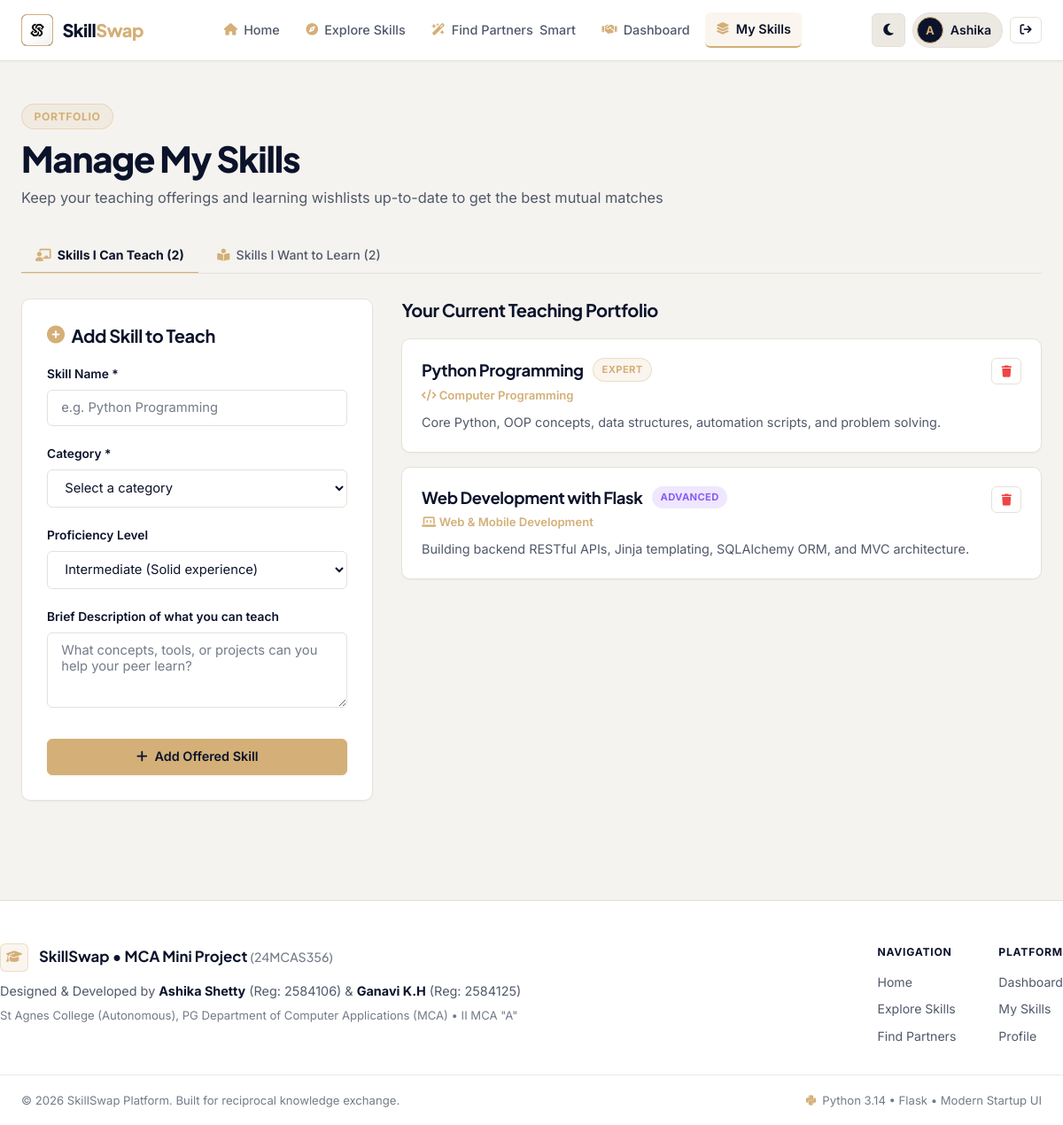
Page /skills/manage (signed in) on the committed database.
### models.py (models this page shows, shortened)
class User(db.Model):
    __tablename__ = 'users'
    id = db.Column(db.Integer, primary_key=True)
    full_name = db.Column(db.String(100), nullable=False)
    email = db.Column(db.String(120), unique=True, nullable=False, index=True)
    password_hash = db.Column(db.String(255), nullable=False)
    role = db.Column(db.String(20), default='user')  # 'user' or 'admin'
    bio = db.Column(db.Text, nullable=True)
    location = db.Column(db.String(150), default='St Agnes College, Mangaluru')
    avatar = db.Column(db.String(255), default='default_avatar.png')
    is_active = db.Column(db.Boolean, default=True)
    created_at = db.Column(db.DateTime, default=lambda: datetime.now(timezone.utc))
    skills_offered = db.relationship('SkillOffered', backref='user', lazy='dynamic', cascade='all, delete-orphan')
    skills_wanted = db.relationship('SkillWanted', backref='user', lazy='dynamic', cascade='all, delete-orphan')
    sent_requests = db.relationship(
        'SwapRequest',
        foreign_keys='SwapRequest.sender_id',
        backref='sender',
        lazy='dynamic',
        cascade='all, delete-orphan'
    )
    received_requests = db.relationship(
        'SwapRequest',
        foreign_keys='SwapRequest.receiver_id',
        backref='receiver',
        lazy='dynamic',
        cascade='all, delete-orphan'
    )
    sent_messages = db.relationship(
        'Message',
        foreign_keys='Message.sender_id',
        backref='sender',
        lazy='dynamic'
    )
    received_messages = db.relationship(
        'Message',
        foreign_keys='Message.receiver_id',
        backref='receiver',
        lazy='dynamic'
    )
    reviews_given = db.relationship(
        'Review',
        foreign_keys='Review.reviewer_id',
        backref='reviewer',
        lazy='dynamic'
    )
    reviews_received = db.relationship(
        'Review',
        foreign_keys='Review.reviewee_id',
        backref='reviewee',
        lazy='dynamic'
    )
    @property
    def is_admin(self):
        return self.role == 'admin'

class SkillOffered(db.Model):
    __tablename__ = 'skills_offered'
    id = db.Column(db.Integer, primary_key=True)
    user_id = db.Column(db.Integer, db.ForeignKey('users.id', ondelete='CASCADE'), nullable=False)
    category_id = db.Column(db.Integer, db.ForeignKey('categories.id'), nullable=False)
    skill_name = db.Column(db.String(100), nullable=False, index=True)
    proficiency = db.Column(db.String(30), default='Intermediate')  # Beginner, Intermediate, Advanced, Expert
    description = db.Column(db.Text, nullable=True)
    created_at = db.Column(db.DateTime, default=lambda: datetime.now(timezone.utc))

class Category(db.Model):
    __tablename__ = 'categories'
    id = db.Column(db.Integer, primary_key=True)
    name = db.Column(db.String(80), unique=True, nullable=False)
    icon = db.Column(db.String(50), default='fa-book')  # FontAwesome icon name
    description = db.Column(db.String(255), nullable=True)
    skills_offered = db.relationship('SkillOffered', backref='category', lazy='dynamic')
    skills_wanted = db.relationship('SkillWanted', backref='category', lazy='dynamic')

### routes/skills.py (the view)
@skills_bp.route('/manage', methods=['GET'])
@login_required
def manage_skills():
    categories = Category.query.order_by(Category.name).all()
    offered = g.user.skills_offered.all()
    wanted = g.user.skills_wanted.all()
    return render_template('manage_skills.html', categories=categories, offered=offered, wanted=wanted)

### routes/auth.py (called while the page is built)
def login_required(view):
    @functools.wraps(view)
    def wrapped_view(**kwargs):
        if 'user_id' not in session:
            flash('Please log in to access this page.', 'warning')
            return redirect(url_for('auth.login', next=request.url))
        return view(**kwargs)
    return wrapped_view

@auth_bp.before_app_request
def load_logged_in_user():
    user_id = session.get('user_id')
    if user_id is None:
        g.user = None
    else:
        g.user = db.session.get(User, user_id)
        if g.user and not g.user.is_active:
            session.clear()
            g.user = None
            flash('Your account has been deactivated. Please contact administrator.', 'danger')

### templates/manage_skills.html (shortened to what this page needs)
{% extends 'base.html' %}
{% block content %}
<div style="margin-bottom: 3.5rem;">
  <div style="margin-bottom: 2rem;">
    <div class="section-pill" style="margin-bottom: 0.5rem;">Portfolio</div>
    <h1 style="font-size: 2.5rem; font-weight: 800; letter-spacing: -0.03em;">Manage My Skills</h1>
    <p style="color: var(--body-text); font-size: 1.02rem; margin-top: 0.35rem;">
      Keep your teaching offerings and learning wishlists up-to-date to get the best mutual matches
    </p>
  </div>
  <div class="tabs-wrapper">
    <div class="nav-tabs">
      <button type="button" class="tab-btn active" data-target="offeredTab">
        <i class="fas fa-chalkboard-user"></i> Skills I Can Teach ({{ offered|length }})
      </button>
      <button type="button" class="tab-btn" data-target="wantedTab">
        <i class="fas fa-book-open-reader"></i> Skills I Want to Learn ({{ wanted|length }})
      </button>
    </div>
    <div id="offeredTab" class="tab-pane">
      <div class="grid-split-2">
        <div class="card" style="padding: 1.75rem;">
          <h3 style="font-size: 1.25rem; font-weight: 700; margin-bottom: 1.25rem; color: var(--heading-color); display: flex; align-items: center; gap: 0.5rem;">
            <i class="fas fa-plus-circle" style="color: var(--champagne-gold);"></i> Add Skill to Teach
          </h3>
          <form method="POST" action="{{ url_for('skills.add_offered_skill') }}">
            <div class="form-group">
              <label class="form-label">Skill Name *</label>
              <input type="text" name="skill_name" class="form-control" placeholder="e.g. Python Programming" required>
            </div>
            <div class="form-group">
              <label class="form-label">Category *</label>
              <select name="category_id" class="form-select" required>
                <option value="" disabled selected>Select a category</option>
              </select>
            </div>
            <div class="form-group">
              <label class="form-label">Proficiency Level</label>
              <select name="proficiency" class="form-select">
                <option value="Intermediate" selected>Intermediate (Solid experience)</option>
              </select>
            </div>
            <div class="form-group">
              <label class="form-label">Brief Description of what you can teach</label>
              <textarea name="description" class="form-control" rows="3" placeholder="What concepts, tools, or projects can you help your peer learn?"></textarea>
            </div>
            <button type="submit" class="btn btn-primary" style="width: 100%; margin-top: 0.5rem;">
              <i class="fas fa-plus"></i> Add Offered Skill
            </button>
          </form>
        </div>
        <div>
          <h3 style="font-size: 1.25rem; font-weight: 700; margin-bottom: 1.25rem; color: var(--heading-color);">Your Current Teaching Portfolio</h3>
          {% if offered %}
            <div style="display: flex; flex-direction: column; gap: 1rem;">
              {% for s in offered %}
                <div class="card card-hover" style="padding: 1.35rem; display: flex; justify-content: space-between; align-items: flex-start; gap: 1rem;">
                  <div>
                    <div style="display: flex; align-items: center; gap: 0.65rem; margin-bottom: 0.35rem;">
                      <h4 style="font-size: 1.15rem; font-weight: 700; color: var(--heading-color);">{{ s.skill_name }}</h4>
                      <span class="level-badge level-{{ s.proficiency|lower }}">{{ s.proficiency }}</span>
                    </div>
                    <div style="font-size: 0.82rem; color: var(--champagne-gold); margin-bottom: 0.5rem; font-weight: 600;">
                      <i class="fas {{ s.category.icon }}"></i> {{ s.category.name }}
                    </div>
                    <p style="font-size: 0.9rem; color: var(--body-text); line-height: 1.6;">
                      {{ s.description or 'No specific description provided.' }}
                    </p>
                  </div>
                  <form method="POST" action="{{ url_for('skills.delete_offered_skill', skill_id=s.id) }}" onsubmit="return confirm('Remove this skill from your offered portfolio?');" style="flex-shrink: 0;">
                    <button type="submit" class="btn btn-outline btn-icon-only btn-sm" style="color: #EF4444;" title="Delete skill">
                      <i class="fas fa-trash"></i>
                    </button>
                  </form>
                </div>
              {% endfor %}
            </div>
          {% endif %}
        </div>
      </div>
    </div>
  </div>
</div>
{% endblock %}

### templates/base.html (shortened to what this page needs)
<!DOCTYPE html>
<html lang="en" data-theme="light">
<head>
  <link rel="stylesheet" href="https://cdnjs.cloudflare.com/ajax/libs/font-awesome/6.4.0/css/all.min.css">
  <link rel="stylesheet" href="{{ url_for('static', filename='css/style.css') }}">
</head>
<body>
  <div class="nav-wrapper">
    <nav class="navbar" id="mainNavbar">
      <div class="container nav-container">
        <a href="{{ url_for('main.index') }}" class="brand" id="navBrand">
          <div class="brand-icon">
            <img src="{{ url_for('static', filename='images/logo.jpg') }}" alt="SkillSwap Logo">
          </div>
          <span class="brand-name">Skill<span class="brand-accent">Swap</span></span>
        </a>
        <ul class="nav-links" id="navLinks">
          <li>
            <a href="{{ url_for('main.index') }}" class="nav-link {% if request.endpoint == 'main.index' %}active{% endif %}" id="navHome">
              <i class="fas fa-house"></i>
              <span>Home</span>
            </a>
          </li>
          <li>
            <a href="{{ url_for('main.explore') }}" class="nav-link {% if request.endpoint == 'main.explore' %}active{% endif %}" id="navExplore">
              <i class="fas fa-compass"></i>
              <span>Explore Skills</span>
            </a>
          </li>
          <li>
            <a href="{{ url_for('main.matches') }}" class="nav-link {% if request.endpoint == 'main.matches' %}active{% endif %}" id="navMatches">
              <i class="fas fa-wand-magic-sparkles"></i>
              <span>Find Partners</span>
              <span class="badge-pill-gold">Smart</span>
            </a>
          </li>
          {% if g.user %}
            <li>
              <a href="{{ url_for('swaps.list_swaps') }}" class="nav-link {% if request.endpoint == 'swaps.list_swaps' %}active{% endif %}" id="navSwaps">
                <i class="fas fa-handshake"></i>
                <span>Dashboard</span>
              </a>
            </li>
            <li>
              <a href="{{ url_for('skills.manage_skills') }}" class="nav-link {% if request.endpoint == 'skills.manage_skills' %}active{% endif %}" id="navMySkills">
                <i class="fas fa-layer-group"></i>
                <span>My Skills</span>
              </a>
            </li>
          {% endif %}
        </ul>
        <div class="nav-actions">
          <button type="button" class="theme-toggle-btn" id="themeToggleBtn" title="Toggle Theme" aria-label="Toggle Dark and Light Mode">
            <i class="fas fa-moon"></i>
          </button>
          {% if g.user %}
            <a href="{{ url_for('auth.profile') }}" class="user-menu-btn" id="navUserProfile" title="View Profile">
              <div class="avatar-mini">
                {{ g.user.full_name[0] }}
              </div>
              <span class="user-name-label">{{ g.user.full_name.split()[0] }}</span>
            </a>
            <a href="{{ url_for('auth.logout') }}" class="btn btn-outline btn-icon-only btn-sm" id="navLogoutBtn" title="Log Out">
              <i class="fas fa-arrow-right-from-bracket"></i>
            </a>
          {% endif %}
        </div>
      </div>
    </nav>
  </div>
  <main class="container main-content">
    {% block content %}{% endblock %}
  </main>
  <footer class="footer">
    <div class="container footer-content">
      <div class="project-credit">
        <div class="credit-header">
          <div class="credit-icon">
            <i class="fas fa-graduation-cap"></i>
          </div>
          <span class="credit-brand">SkillSwap &bull; MCA Mini Project <span>(24MCAS356)</span></span>
        </div>
        <p class="credit-names">
          Designed &amp; Developed by <strong>Ashika Shetty</strong> (Reg: 2584106) &amp; <strong>Ganavi K.H</strong> (Reg: 2584125)
        </p>
        <p class="credit-college">
          St Agnes College (Autonomous), PG Department of Computer Applications (MCA) &bull; II MCA "A"
        </p>
      </div>
      <div class="footer-links">
        <div class="footer-col">
          <span class="footer-col-title">Navigation</span>
          <a href="{{ url_for('main.index') }}">Home</a>
          <a href="{{ url_for('main.explore') }}">Explore Skills</a>
          <a href="{{ url_for('main.matches') }}">Find Partners</a>
        </div>
        <div class="footer-col">
          <span class="footer-col-title">Platform</span>
          {% if g.user %}
            <a href="{{ url_for('swaps.list_swaps') }}">Dashboard</a>
            <a href="{{ url_for('skills.manage_skills') }}">My Skills</a>
            <a href="{{ url_for('auth.profile') }}">Profile</a>
          {% else %}
            <a href="{{ url_for('auth.login') }}">Log In</a>
            <a href="{{ url_for('auth.register') }}">Create Account</a>
          {% endif %}
        </div>
      </div>
    </div>
    <div class="footer-bottom">
      <div class="container footer-bottom-inner">
        <span>&copy; 2026 SkillSwap Platform. Built for reciprocal knowledge exchange.</span>
        <span class="tech-badge"><i class="fab fa-python" style="color: var(--champagne-gold);"></i> Python 3.14 &bull; Flask &bull; Modern Startup UI</span>
      </div>
    </div>
  </footer>
</body>
</html>

### rows in the picture
User: user "A", user.full_name "Ashika"
SkillOffered: skill_name "Python Programming", proficiency "EXPERT", category.name "Computer Programming", description "Core Python, OOP concepts, data structures, automation scripts, and problem solving."
SkillOffered: skill_name "Web Development with Flask", proficiency "ADVANCED", category.name "Web & Mobile Development", description "Building backend RESTful APIs, Jinja templating, SQLAlchemy ORM, and MVC architecture."

### other values in the picture
{{ offered|length }} "2"
{{ wanted|length }} "2"
